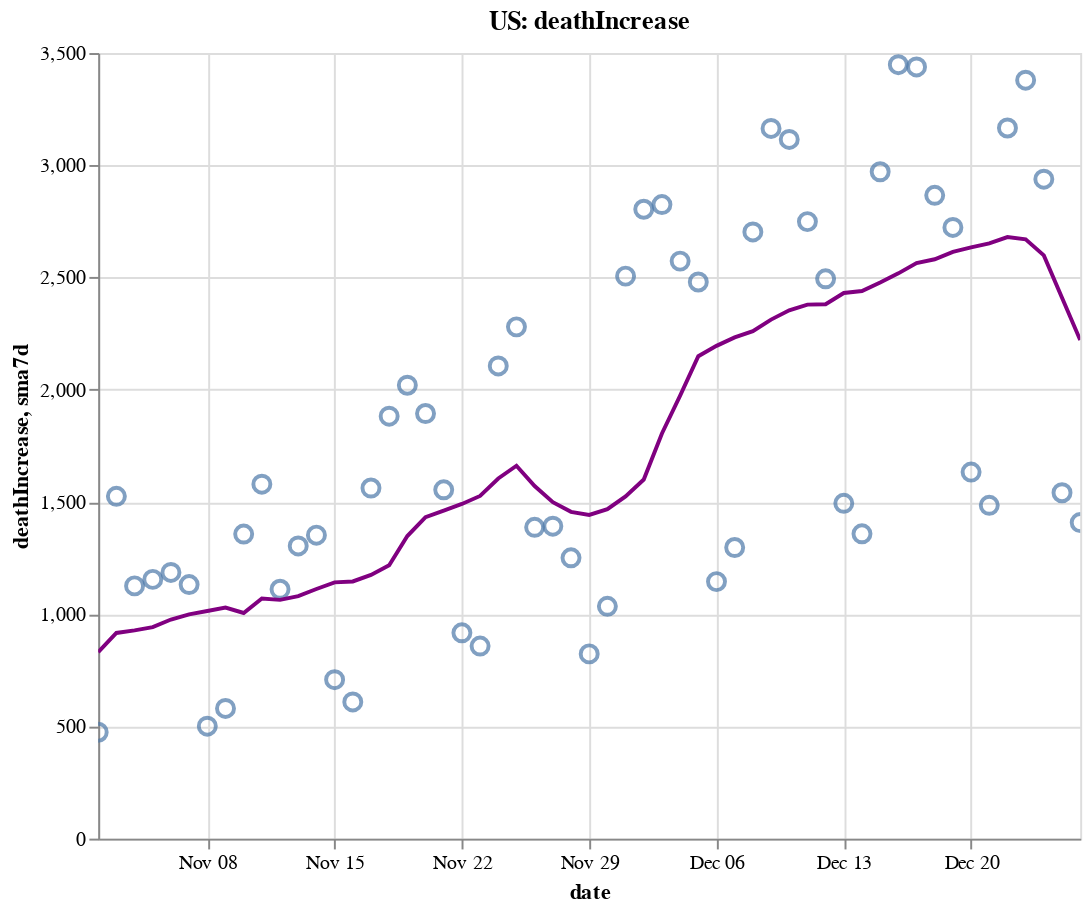

The cell this chart's notebook holds for it:
### Code cell
create_plot(us, 'deathIncrease')

### Figure 1 — Vega-Lite specification as saved in the notebook (floating-point values rounded to 4 significant figures)
{"config": {"view": {"continuousWidth": 400, "continuousHeight": 300}}, "layer": [{"layer": [{"mark": {"type": "point", "size": 75}, "encoding": {"tooltip": [{"type": "temporal", "field": "date"}, {"type": "quantitative", "field": "deathIncrease"}, {"type": "quantitative", "field": "sma7d"}], "x": {"type": "temporal", "field": "date"}, "y": {"type": "quantitative", "field": "deathIncrease"}}, "selection": {"selector006": {"type": "interval", "bind": "scales", "encodings": ["x", "y"]}}}, {"mark": {"type": "line", "color": "purple"}, "encoding": {"x": {"type": "temporal", "field": "date"}, "y": {"type": "quantitative", "field": "sma7d"}}}]}, {"mark": {"type": "rule", "color": "#aaa"}, "encoding": {"x": {"type": "temporal", "field": "date"}}, "transform": [{"filter": {"selection": "selector005"}}]}, {"mark": "circle", "encoding": {"opacity": {"condition": {"value": 1, "selection": "selector005"}, "value": 0}, "tooltip": [{"type": "temporal", "field": "date"}, {"type": "quantitative", "field": "deathIncrease"}, {"type": "quantitative", "field": "sma7d"}], "x": {"type": "temporal", "field": "date"}, "y": {"type": "quantitative", "field": "deathIncrease"}}, "selection": {"selector005": {"type": "single", "encodings": ["x"], "on": "mouseover", "nearest": true, "empty": "none"}}}, {"mark": {"type": "text", "align": "left", "dx": 5, "dy": -5, "stroke": "white", "strokeWidth": 2}, "encoding": {"text": {"type": "quantitative", "field": "deathIncrease"}, "tooltip": [{"type": "temporal", "field": "date"}, {"type": "quantitative", "field": "deathIncrease"}, {"type": "quantitative", "field": "sma7d"}], "x": {"type": "temporal", "field": "date"}, "y": {"type": "quantitative", "field": "deathIncrease"}}, "transform": [{"filter": {"selection": "selector005"}}]}, {"mark": {"type": "text", "align": "left", "dx": 5, "dy": -5}, "encoding": {"text": {"type": "quantitative", "field": "deathIncrease"}, "tooltip": [{"type": "temporal", "field": "date"}, {"type": "quantitative", "field": "deathIncrease"}, {"type": "quantitative", "field": "sma7d"}], "x": {"type": "temporal", "field": "date"}, "y": {"type": "quantitative", "field": "deathIncrease"}}, "transform": [{"filter": {"selection": "selector005"}}]}], "data": {"name": "data-2cf3ee495554db5d5068f78e4b49eadc"}, "height": 400, "title": "US: deathIncrease", "width": 500, "$schema": "https://vega.github.io/schema/vega-lite/v4.8.1.json", "datasets": {"data-2cf3ee495554db5d5068f78e4b49eadc": [{"date": "2020-11-02T00:00:00", "totalTestResultsIncrease": 1290000.0, "positiveIncrease": 83070.0, "death": 223500.0, "deathIncrease": 474.0, "positiveRate": 0.064, "state": "US", "sma7d": 831.1}, {"date": "2020-11-03T00:00:00", "totalTestResultsIncrease": 1219000.0, "positiveIncrease": 89370.0, "death": 225000.0, "deathIncrease": 1525.0, "positiveRate": 0.073, "state": "US", "sma7d": 916.3}, {"date": "2020-11-04T00:00:00", "totalTestResultsIncrease": 1278000.0, "positiveIncrease": 104600.0, "death": 226200.0, "deathIncrease": 1126.0, "positiveRate": 0.082, "state": "US", "sma7d": 927.9}, {"date": "2020-11-05T00:00:00", "totalTestResultsIncrease": 1611000.0, "positiveIncrease": 118200.0, "death": 227300.0, "deathIncrease": 1155.0, "positiveRate": 0.073, "state": "US", "sma7d": 942.1}, {"date": "2020-11-06T00:00:00", "totalTestResultsIncrease": 1619000.0, "positiveIncrease": 128300.0, "death": 228500.0, "deathIncrease": 1186.0, "positiveRate": 0.079, "state": "US", "sma7d": 976.3}, {"date": "2020-11-07T00:00:00", "totalTestResultsIncrease": 1448000.0, "positiveIncrease": 131200.0, "death": 229600.0, "deathIncrease": 1132.0, "positiveRate": 0.091, "state": "US", "sma7d": 999.4}, {"date": "2020-11-08T00:00:00", "totalTestResultsIncrease": 1219000.0, "positiveIncrease": 111700.0, "death": 230100.0, "deathIncrease": 501.0, "positiveRate": 0.092, "state": "US", "sma7d": 1014.0}, {"date": "2020-11-09T00:00:00", "totalTestResultsIncrease": 1446000.0, "positiveIncrease": 117600.0, "death": 230700.0, "deathIncrease": 580.0, "positiveRate": 0.081, "state": "US", "sma7d": 1029.0}, {"date": "2020-11-10T00:00:00", "totalTestResultsIncrease": 1344000.0, "positiveIncrease": 132500.0, "death": 232100.0, "deathIncrease": 1357.0, "positiveRate": 0.099, "state": "US", "sma7d": 1005.0}, {"date": "2020-11-11T00:00:00", "totalTestResultsIncrease": 1462000.0, "positiveIncrease": 148200.0, "death": 233700.0, "deathIncrease": 1579.0, "positiveRate": 0.101, "state": "US", "sma7d": 1070.0}, {"date": "2020-11-12T00:00:00", "totalTestResultsIncrease": 1569000.0, "positiveIncrease": 156600.0, "death": 234800.0, "deathIncrease": 1111.0, "positiveRate": 0.1, "state": "US", "sma7d": 1064.0}, {"date": "2020-11-13T00:00:00", "totalTestResultsIncrease": 1705000.0, "positiveIncrease": 173300.0, "death": 236100.0, "deathIncrease": 1304.0, "positiveRate": 0.102, "state": "US", "sma7d": 1081.0}, {"date": "2020-11-14T00:00:00", "totalTestResultsIncrease": 1704000.0, "positiveIncrease": 166600.0, "death": 237400.0, "deathIncrease": 1352.0, "positiveRate": 0.098, "state": "US", "sma7d": 1112.0}, {"date": "2020-11-15T00:00:00", "totalTestResultsIncrease": 1552000.0, "positiveIncrease": 146200.0, "death": 238100.0, "deathIncrease": 708.0, "positiveRate": 0.094, "state": "US", "sma7d": 1142.0}, {"date": "2020-11-16T00:00:00", "totalTestResultsIncrease": 1529000.0, "positiveIncrease": 149100.0, "death": 238700.0, "deathIncrease": 609.0, "positiveRate": 0.097, "state": "US", "sma7d": 1146.0}, {"date": "2020-11-17T00:00:00", "totalTestResultsIncrease": 1603000.0, "positiveIncrease": 158500.0, "death": 240300.0, "deathIncrease": 1562.0, "positiveRate": 0.099, "state": "US", "sma7d": 1175.0}, {"date": "2020-11-18T00:00:00", "totalTestResultsIncrease": 1618000.0, "positiveIncrease": 167000.0, "death": 242200.0, "deathIncrease": 1882.0, "positiveRate": 0.103, "state": "US", "sma7d": 1218.0}, {"date": "2020-11-19T00:00:00", "totalTestResultsIncrease": 1848000.0, "positiveIncrease": 186600.0, "death": 244200.0, "deathIncrease": 2020.0, "positiveRate": 0.101, "state": "US", "sma7d": 1348.0}, {"date": "2020-11-20T00:00:00", "totalTestResultsIncrease": 1946000.0, "positiveIncrease": 195900.0, "death": 246100.0, "deathIncrease": 1894.0, "positiveRate": 0.101, "state": "US", "sma7d": 1432.0}, {"date": "2020-11-21T00:00:00", "totalTestResultsIncrease": 2047000.0, "positiveIncrease": 182800.0, "death": 247600.0, "deathIncrease": 1554.0, "positiveRate": 0.089, "state": "US", "sma7d": 1461.0}, {"date": "2020-11-22T00:00:00", "totalTestResultsIncrease": 1752000.0, "positiveIncrease": 153400.0, "death": 248600.0, "deathIncrease": 917.0, "positiveRate": 0.088, "state": "US", "sma7d": 1491.0}, {"date": "2020-11-23T00:00:00", "totalTestResultsIncrease": 1693000.0, "positiveIncrease": 153800.0, "death": 249400.0, "deathIncrease": 858.0, "positiveRate": 0.091, "state": "US", "sma7d": 1527.0}, {"date": "2020-11-24T00:00:00", "totalTestResultsIncrease": 1882000.0, "positiveIncrease": 164400.0, "death": 251500.0, "deathIncrease": 2106.0, "positiveRate": 0.087, "state": "US", "sma7d": 1604.0}, {"date": "2020-11-25T00:00:00", "totalTestResultsIncrease": 1824000.0, "positiveIncrease": 187100.0, "death": 253800.0, "deathIncrease": 2280.0, "positiveRate": 0.103, "state": "US", "sma7d": 1661.0}, {"date": "2020-11-26T00:00:00", "totalTestResultsIncrease": 1267000.0, "positiveIncrease": 128700.0, "death": 255200.0, "deathIncrease": 1387.0, "positiveRate": 0.102, "state": "US", "sma7d": 1571.0}, {"date": "2020-11-27T00:00:00", "totalTestResultsIncrease": 2032000.0, "positiveIncrease": 197200.0, "death": 256600.0, "deathIncrease": 1392.0, "positiveRate": 0.097, "state": "US", "sma7d": 1499.0}, {"date": "2020-11-28T00:00:00", "totalTestResultsIncrease": 1673000.0, "positiveIncrease": 151200.0, "death": 257800.0, "deathIncrease": 1251.0, "positiveRate": 0.09, "state": "US", "sma7d": 1456.0}, {"date": "2020-11-29T00:00:00", "totalTestResultsIncrease": 1285000.0, "positiveIncrease": 136200.0, "death": 258700.0, "deathIncrease": 823.0, "positiveRate": 0.106, "state": "US", "sma7d": 1442.0}, {"date": "2020-11-30T00:00:00", "totalTestResultsIncrease": 1606000.0, "positiveIncrease": 148600.0, "death": 259700.0, "deathIncrease": 1035.0, "positiveRate": 0.092, "state": "US", "sma7d": 1468.0}, {"date": "2020-12-01T00:00:00", "totalTestResultsIncrease": 1471000.0, "positiveIncrease": 178200.0, "death": 262200.0, "deathIncrease": 2506.0, "positiveRate": 0.121, "state": "US", "sma7d": 1525.0}, {"date": "2020-12-02T00:00:00", "totalTestResultsIncrease": 1556000.0, "positiveIncrease": 201200.0, "death": 265000.0, "deathIncrease": 2804.0, "positiveRate": 0.129, "state": "US", "sma7d": 1600.0}, {"date": "2020-12-03T00:00:00", "totalTestResultsIncrease": 1894000.0, "positiveIncrease": 213600.0, "death": 267800.0, "deathIncrease": 2825.0, "positiveRate": 0.113, "state": "US", "sma7d": 1805.0}, {"date": "2020-12-04T00:00:00", "totalTestResultsIncrease": 1901000.0, "positiveIncrease": 229200.0, "death": 270400.0, "deathIncrease": 2573.0, "positiveRate": 0.121, "state": "US", "sma7d": 1974.0}, {"date": "2020-12-05T00:00:00", "totalTestResultsIncrease": 2210000.0, "positiveIncrease": 216700.0, "death": 272900.0, "deathIncrease": 2480.0, "positiveRate": 0.098, "state": "US", "sma7d": 2149.0}, {"date": "2020-12-06T00:00:00", "totalTestResultsIncrease": 1600000.0, "positiveIncrease": 181200.0, "death": 274000.0, "deathIncrease": 1145.0, "positiveRate": 0.113, "state": "US", "sma7d": 2195.0}, {"date": "2020-12-07T00:00:00", "totalTestResultsIncrease": 1718000.0, "positiveIncrease": 180900.0, "death": 275300.0, "deathIncrease": 1297.0, "positiveRate": 0.105, "state": "US", "sma7d": 2233.0}, {"date": "2020-12-08T00:00:00", "totalTestResultsIncrease": 1672000.0, "positiveIncrease": 215100.0, "death": 278000.0, "deathIncrease": 2703.0, "positiveRate": 0.129, "state": "US", "sma7d": 2261.0}, {"date": "2020-12-09T00:00:00", "totalTestResultsIncrease": 1811000.0, "positiveIncrease": 214200.0, "death": 281200.0, "deathIncrease": 3164.0, "positiveRate": 0.118, "state": "US", "sma7d": 2312.0}, {"date": "2020-12-10T00:00:00", "totalTestResultsIncrease": 1890000.0, "positiveIncrease": 219000.0, "death": 284300.0, "deathIncrease": 3115.0, "positiveRate": 0.116, "state": "US", "sma7d": 2354.0}, {"date": "2020-12-11T00:00:00", "totalTestResultsIncrease": 1990000.0, "positiveIncrease": 234800.0, "death": 287100.0, "deathIncrease": 2749.0, "positiveRate": 0.118, "state": "US", "sma7d": 2379.0}, {"date": "2020-12-12T00:00:00", "totalTestResultsIncrease": 1811000.0, "positiveIncrease": 224500.0, "death": 289600.0, "deathIncrease": 2494.0, "positiveRate": 0.124, "state": "US", "sma7d": 2381.0}, {"date": "2020-12-13T00:00:00", "totalTestResultsIncrease": 1762000.0, "positiveIncrease": 185800.0, "death": 291000.0, "deathIncrease": 1494.0, "positiveRate": 0.105, "state": "US", "sma7d": 2431.0}, {"date": "2020-12-14T00:00:00", "totalTestResultsIncrease": 2159000.0, "positiveIncrease": 192500.0, "death": 292400.0, "deathIncrease": 1358.0, "positiveRate": 0.089, "state": "US", "sma7d": 2440.0}, {"date": "2020-12-15T00:00:00", "totalTestResultsIncrease": 1782000.0, "positiveIncrease": 189800.0, "death": 295400.0, "deathIncrease": 2971.0, "positiveRate": 0.107, "state": "US", "sma7d": 2478.0}, {"date": "2020-12-16T00:00:00", "totalTestResultsIncrease": 1792000.0, "positiveIncrease": 231700.0, "death": 298800.0, "deathIncrease": 3448.0, "positiveRate": 0.129, "state": "US", "sma7d": 2518.0}, {"date": "2020-12-17T00:00:00", "totalTestResultsIncrease": 1873000.0, "positiveIncrease": 240200.0, "death": 302300.0, "deathIncrease": 3438.0, "positiveRate": 0.128, "state": "US", "sma7d": 2565.0}, {"date": "2020-12-18T00:00:00", "totalTestResultsIncrease": 2198000.0, "positiveIncrease": 239200.0, "death": 305100.0, "deathIncrease": 2866.0, "positiveRate": 0.109, "state": "US", "sma7d": 2581.0}, {"date": "2020-12-19T00:00:00", "totalTestResultsIncrease": 1740000.0, "positiveIncrease": 202800.0, "death": 307800.0, "deathIncrease": 2723.0, "positiveRate": 0.117, "state": "US", "sma7d": 2614.0}, {"date": "2020-12-20T00:00:00", "totalTestResultsIncrease": 1782000.0, "positiveIncrease": 196000.0, "death": 309500.0, "deathIncrease": 1633.0, "positiveRate": 0.11, "state": "US", "sma7d": 2634.0}, {"date": "2020-12-21T00:00:00", "totalTestResultsIncrease": 2076000.0, "positiveIncrease": 178200.0, "death": 311000.0, "deathIncrease": 1485.0, "positiveRate": 0.086, "state": "US", "sma7d": 2652.0}, {"date": "2020-12-22T00:00:00", "totalTestResultsIncrease": 1708000.0, "positiveIncrease": 189900.0, "death": 314100.0, "deathIncrease": 3166.0, "positiveRate": 0.111, "state": "US", "sma7d": 2680.0}, {"date": "2020-12-23T00:00:00", "totalTestResultsIncrease": 1749000.0, "positiveIncrease": 220800.0, "death": 317500.0, "deathIncrease": 3379.0, "positiveRate": 0.126, "state": "US", "sma7d": 2670.0}, {"date": "2020-12-24T00:00:00", "totalTestResultsIncrease": 1907000.0, "positiveIncrease": 202600.0, "death": 320500.0, "deathIncrease": 2938.0, "positiveRate": 0.106, "state": "US", "sma7d": 2599.0}, {"date": "2020-12-25T00:00:00", "totalTestResultsIncrease": 1273000.0, "positiveIncrease": 124500.0, "death": 322000.0, "deathIncrease": 1541.0, "positiveRate": 0.098, "state": "US", "sma7d": 2409.0}, {"date": "2020-12-26T00:00:00", "totalTestResultsIncrease": 2116000.0, "positiveIncrease": 188900.0, "death": 323200.0, "deathIncrease": 1408.0, "positiveRate": 0.089, "state": "US", "sma7d": 2221.0}]}}
